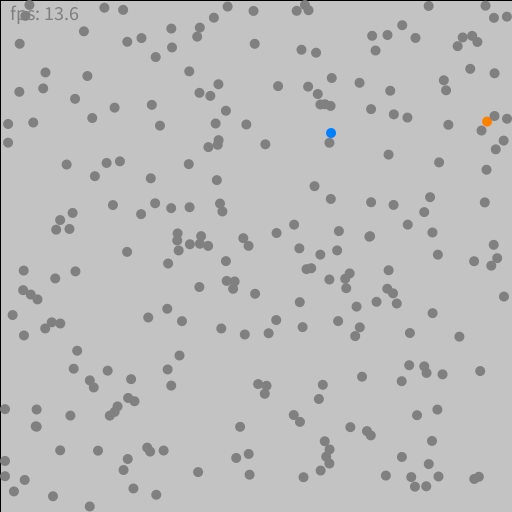
Frame 1 (no input)
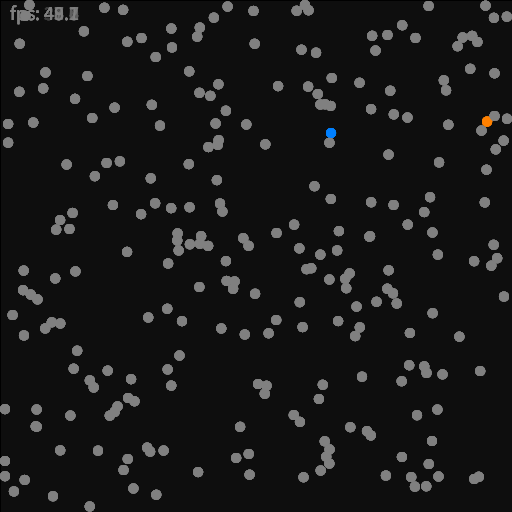
Frame 60 (the mouse pressed at the canvas centre just before this capture)
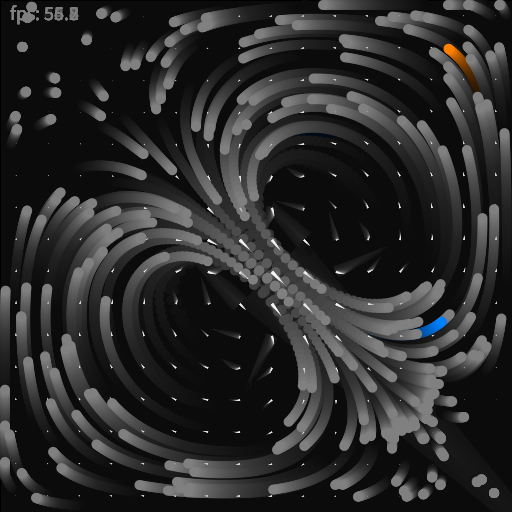
Frame 120 (the mouse held since frame 60 and released just before this capture)

The Processing sketch that drew these frames (run headless with seeded random() and noise(); from frame 60 on, the mouse is pressed at the canvas centre):

// Processing sketch: fluidTest
// ── fluidTest.pde
static final int numParticles=256;
    Particle[] particles = new Particle[numParticles ];
    float v = 1/30;
  
 static final double GRAVITY = 128;
    static final float BOUNCE_DAMPENING = 1/64;
    private float radius = 5;
  
    private boolean grav = false;
  
 int decay = color(0, 0, 0, 16); // black with 16/256 % opacity
  
NavierStokesSolver fluidSolver;
float visc, diff, vScale, velocityScale;
float  limitVelocity;
int oldMouseX = 1, oldMouseY = 1;
  
boolean vectors = true;
  
void setup() {
  
  size(512, 512);
  frameRate(60);
  
  fluidSolver = new NavierStokesSolver();
  
  visc = 0.00025f;
  diff = 0.03f;
  vScale = 0;
  velocityScale = 8;
  
  limitVelocity = 200;
  textSize(20);
  
  stroke(color(0));
  fill(color(0));
  
  initParticles();
}
  
  
private void initParticles() {
          for (int i = 0; i < numParticles ; i++) {
            float x = random(0, width);
            float y = random(0, height);
            particles[i] = new Particle(x, y, radius);
            particles[i].charge = (float) 0.5;
        }
}
  
public void draw() {
  
  handleMouseMotion();
  
//  background(0, 0,0,256);
  
  fill(0, 0,0,11);
  
  rect(0,0,width,height);
  
  float dt = 1 / frameRate;
  fluidSolver.tick(dt, visc, diff);
  
  if (vectors)
    drawMotionVectorsImmediate( vScale*1.4);
  
  vScale = velocityScale * 60. / frameRate;
  drawParticles();
  
  stroke(256);
   
  text("fps: " + nf(frameRate, 2, 1), 10, 20);
}
  
  int c = color(64,128,256); // particle pixel color
  
  
private void drawParticles() {
    noStroke();
        particles[0].charge = 0;
        particles[1].charge = 1;
        updateParticles();
          
 for (int i = 0; i < numParticles; i++) {
            float ladung = particles[i].charge;
            fill((int) (128 + (ladung - 0.5) * 256),128,
                    (int) (128 - (ladung - 0.5) * 256));
            int d = parseInt(particles[i].radius * 2);
            ellipse((float) particles[i].posX, (float) particles[i].posY, d, d);
        }
 int n = NavierStokesSolver.N;
  float cellHeight = height / n;
  float cellWidth = width / n;
  
  
  for (int i = 0; i < numParticles - 1; i++) {
      Particle p =  particles[i];
    if (p != null) {
  
      int cellX = floor(p.posX / cellWidth);
      int cellY = floor(p.posY / cellHeight);
      float dx =  fluidSolver.getDx(cellX, cellY);
      float dy =  fluidSolver.getDy(cellX, cellY);
  
      float lX = p.posX - cellX * cellWidth - cellWidth / 2;
      float lY = p.posY - cellY * cellHeight - cellHeight / 2;
  
      int v, h, vf, hf;
  
      if (lX > 0) {
        v = Math.min(n, cellX + 1);
        vf = 1;
      }
      else {
        v = Math.max(0, cellX - 1);
        vf = -1;
      }
  
      if (lY > 0) {
        h = Math.min(n, cellY + 1);
        hf = 1;
      }
      else {
        h = Math.max(0, cellY - 1);
        hf = -1;
      }
  
      float dxv =  fluidSolver.getDx(v, cellY);
      float dxh =  fluidSolver.getDx(cellX, h);
      float dxvh =  fluidSolver.getDx(v, h);
  
      float dyv =  fluidSolver.getDy(v, cellY);
      float dyh =  fluidSolver.getDy(cellX, h);
      float dyvh =  fluidSolver.getDy(v, h);
  
      dx = lerp(lerp(dx, dxv, vf * lX / cellWidth),
      lerp(dxh, dxvh, vf * lX / cellWidth),
      hf * lY / cellHeight);
  
      dy = lerp(lerp(dy, dyv, vf * lX / cellWidth),
      lerp(dyh, dyvh, vf * lX / cellWidth),
      hf * lY / cellHeight);
  
      p.posX += dx * vScale;
      p.posY += dy * vScale;
 /*
      if (p.posX < 0 || p.posX >= width) {
        p.posX = random(width);
      }
      if (p.posY < 0 || p.posY >= height) {
        p.posY = random(height);
      }
      */
    }
  }
}
  
private void drawMotionVectorsImmediate(float l) {
  int n = NavierStokesSolver.N;
  float cellHeight = height / n;
  float cellWidth = width / n;
  float dx, dy, x, y, x1, y1, x2, y2, x3, y3;
  int i, j;
  
  float thick = 0.1f;
  
  beginShape(TRIANGLES);
  
//  noStroke();
//stroke(256,128,0, 96);
fill(256, 256, 256, 128);
//noFill();
  for (i = 0; i < n; i++) {
    for (j = 0; j < n; j++) {
  
      dx =  fluidSolver.getDx(i, j);
      dy =  fluidSolver.getDy(i, j);
  
      x = cellWidth / 2 + cellWidth * i;
      y = cellHeight / 2 + cellHeight * j;
  
      x1 = x + dx * l;
      y1 = y + dy * l;
  
      x2 = x + dy * l * thick;
      y2 = y - dx * l * thick;
  
      x3 = x - dy * l * thick;
      y3 = y + dx * l * thick;
  
      // normal(0, 0, 1f);
      vertex(x1, y1);
      vertex(x2, y2);
      vertex(x3, y3);
    }
  }
  endShape();
}
  
private void handleMouseMotion() {
  mouseX = max(1, mouseX);
  mouseY = max(1, mouseY);
  
  int n = NavierStokesSolver.N;
  float cellHeight = height / n;
  float cellWidth = width / n;
  
  float mouseDx = mouseX - oldMouseX;
  float mouseDy = mouseY - oldMouseY;
  int cellX = floor(mouseX / cellWidth);
  int cellY = floor(mouseY / cellHeight);
  
//  mouseDx = (abs(mouseDx) > limitVelocity) ? Math.signum(mouseDx) * limitVelocity : mouseDx;
//  mouseDy = (abs(mouseDy) > limitVelocity) ? Math.signum(mouseDy) * limitVelocity : mouseDy;
  
  fluidSolver.applyForce(cellX, cellY, mouseDx, mouseDy);
  
  oldMouseX = mouseX;
  oldMouseY = mouseY;
}
  
/**
 * Java implementation of the Navier-Stokes-Solver from
 * http://www.dgp.toronto.edu/people/stam/reality/Research/pdf/GDC03.pdf
 */
public class NavierStokesSolver {
  final static int N = 16;
  final static int SIZE = (N + 2) * (N + 2);
  float[] u = new float[SIZE];
  float[] v = new float[SIZE];
  float[] u_prev = new float[SIZE];
  float[] v_prev = new float[SIZE];
  //    float[] dense = new float[SIZE];
  //    float[] dense_prev = new float[SIZE];
  
  public NavierStokesSolver() {
  }
  
  public float getDx(int x, int y) {
    return u[INDEX(x + 1, y + 1)];
  }
  
  public float getDy(int x, int y) {
    return v[INDEX(x + 1, y + 1)];
  }
  
  public void applyForce(int cellX, int cellY, float vx, float vy) {
    cellX += 1;
    cellY += 1;
    float dx = u[INDEX(cellX, cellY)];
    float dy = v[INDEX(cellX, cellY)];
  
    u[INDEX(cellX, cellY)] = (vx != 0) ? lerp( vx,
     dx, 0.85f) : dx;
    v[INDEX(cellX, cellY)] = (vy != 0) ? lerp( vy,
     dy, 0.85f) : dy;
  }
  
  void tick(float dt, float visc, float diff) {
    vel_step(u, v, u_prev, v_prev, visc, dt);
    //      dens_step(dense, dense_prev, u, v, diff, dt);
  }
  
  final int INDEX(int i, int j) {
    return i + (N + 2) * j;
  }
  
  float[] tmp = new float[SIZE];
  
  final void SWAP(float[] x0, float[] x) { // not longer used anyway
    System.arraycopy(x0, 0, tmp, 0, SIZE);
    System.arraycopy(x, 0, x0, 0, SIZE);
    System.arraycopy(tmp, 0, x, 0, SIZE);
  }
  
  void add_source(float[] x, float[] s, float dt) {
    int i, size = (N + 2) * (N + 2);
    for (i = 0; i < size; i++)
      x[i] += dt * s[i];
  }
  
  void diffuse(int b, float[] x, float[] x0, float diff, float dt) {
    int i, j, k;
    float a = dt * diff * N * N;
    for (k = 0; k < 20; k++) {
      for (i = 1; i <= N; i++) {
        for (j = 1; j <= N; j++) {
          x[INDEX(i, j)] = (x0[INDEX(i, j)] + a
            * (x[INDEX(i - 1, j)] + x[INDEX(i + 1, j)]
            + x[INDEX(i, j - 1)] + x[INDEX(i, j + 1)]))
            / (1 + 4 * a);
        }
      }
      set_bnd(b, x);
    }
  }
  
  void advect(int b, float[] d, float[] d0, float[] u, float[] v,
  float dt) {
    int i, j, i0, j0, i1, j1;
    float x, y, s0, t0, s1, t1, dt0;
    dt0 = dt * N;
    for (i = 1; i <= N; i++) {
      for (j = 1; j <= N; j++) {
        x = i - dt0 * u[INDEX(i, j)];
        y = j - dt0 * v[INDEX(i, j)];
        if (x < 0.5)
          x = 0.5;
        if (x > N + 0.5)
          x = N + 0.5;
        i0 = (int) x;
        i1 = i0 + 1;
        if (y < 0.5)
          y = 0.5;
        if (y > N + 0.5)
          y = N + 0.5;
        j0 = (int) y;
        j1 = j0 + 1;
        s1 = x - i0;
        s0 = 1 - s1;
        t1 = y - j0;
        t0 = 1 - t1;
        d[INDEX(i, j)] = s0
          * (t0 * d0[INDEX(i0, j0)] + t1 * d0[INDEX(i0, j1)])
          + s1
            * (t0 * d0[INDEX(i1, j0)] + t1 * d0[INDEX(i1, j1)]);
      }
    }
    set_bnd(b, d);
  }
  
  void set_bnd(int b, float[] x) {
    int i;
    for (i = 1; i <= N; i++) {
      x[INDEX(0, i)] = (b == 1) ? -x[INDEX(1, i)] : x[INDEX(1, i)];
      x[INDEX(N + 1, i)] = b == 1 ? -x[INDEX(N, i)] : x[INDEX(N, i)];
      x[INDEX(i, 0)] = b == 2 ? -x[INDEX(i, 1)] : x[INDEX(i, 1)];
      x[INDEX(i, N + 1)] = b == 2 ? -x[INDEX(i, N)] : x[INDEX(i, N)];
    }
    x[INDEX(0, 0)] = 0.5 * (x[INDEX(1, 0)] + x[INDEX(0, 1)]);
    x[INDEX(0, N + 1)] = 0.5 * (x[INDEX(1, N + 1)] + x[INDEX(0, N)]);
    x[INDEX(N + 1, 0)] = 0.5 * (x[INDEX(N, 0)] + x[INDEX(N + 1, 1)]);
    x[INDEX(N + 1, N + 1)] = 0.5 * (x[INDEX(N, N + 1)] + x[INDEX(N + 1, N)]);
  }
  
  void dens_step(float[] x, float[] x0, float[] u, float[] v,
  float diff, float dt) {
    add_source(x, x0, dt);
    SWAP(x0, x);
    diffuse(0, x, x0, diff, dt);
    SWAP(x0, x);
    advect(0, x, x0, u, v, dt);
  }
  
  void vel_step(float[] u, float[] v, float[] u0, float[] v0,
  float visc, float dt) {
    //      add_source(u, u0, dt);
    //      add_source(v, v0, dt);
    //      SWAP(u0, u);
    //      diffuse(1, u, u0, visc, dt);
    //      SWAP(v0, v);
    //      diffuse(2, v, v0, visc, dt);
    //      project(u, v, u0, v0);
    //      SWAP(u0, u);
    //      SWAP(v0, v);
    //      advect(1, u, u0, u0, v0, dt);
    //      advect(2, v, v0, u0, v0, dt);
    //      project(u, v, u0, v0);
  
    diffuse(1, u, u, visc, dt);
    diffuse(2, v, v, visc, dt);
    project(u, v, u0, v0);
  }
  
  void project(float[] u, float[] v, float[] p, float[] div) {
    int i, j, k;
    float h;
    h = 1.0 / N;
    for (i = 1; i <= N; i++) {
      for (j = 1; j <= N; j++) {
        div[INDEX(i, j)] = -0.5
          * h
          * (u[INDEX(i + 1, j)] - u[INDEX(i - 1, j)]
          + v[INDEX(i, j + 1)] - v[INDEX(i, j - 1)]);
        p[INDEX(i, j)] = 0;
      }
    }
    set_bnd(0, div);
    set_bnd(0, p);
    for (k = 0; k < 20; k++) {
      for (i = 1; i <= N; i++) {
        for (j = 1; j <= N; j++) {
          p[INDEX(i, j)] = (div[INDEX(i, j)] + p[INDEX(i - 1, j)]
            + p[INDEX(i + 1, j)] + p[INDEX(i, j - 1)] + p[INDEX(
          i, j + 1)]) / 4;
        }
      }
      set_bnd(0, p);
    }
    for (i = 1; i <= N; i++) {
      for (j = 1; j <= N; j++) {
        u[INDEX(i, j)] -= 0.5
          * (p[INDEX(i + 1, j)] - p[INDEX(i - 1, j)]) / h;
        v[INDEX(i, j)] -= 0.5
          * (p[INDEX(i, j + 1)] - p[INDEX(i, j - 1)]) / h;
      }
    }
    set_bnd(1, u);
    set_bnd(2, v);
  }
}
private void updateParticles() {
        for (int i = 0; i < numParticles; i++) {
            Particle particle = particles[i];
  
            // bounce off bottom
            if (particle.posY > height - particle.radius) {
                particle.vY = -abs(particle.vY) * (1 - BOUNCE_DAMPENING);
                particle.posY = height - particle.radius;
            }
  
            // bounce off ceiling
            if (particle.posY < particle.radius) {
                particle.vY = abs(particle.vY) * (1 - BOUNCE_DAMPENING);
                particle.posY = particle.radius;
            }
  
            // bounce off left border
            if (particle.posX < particle.radius) {
                particle.vX = abs(particle.vX) * (1 - BOUNCE_DAMPENING);
                particle.posX = particle.radius;
            }
  
            // bounce off right border
            if (particle.posX > width - particle.radius) {
                particle.vX = -abs(particle.vX) * (1 - BOUNCE_DAMPENING);
                particle.posX = width - particle.radius;
            }
  
            // apply interactive gravity
            applyMouseGravity(particle);
  
            // inter particle
            for (int j = i+1; j < numParticles; j++) {
  
                // bounce
                particles[i].applyElectroStaticForce(particles[j]);
                particles[i].bounce(particles[j]);
            }
  
            // apply Gravity
            if (grav) {
                particle.vY += GRAVITY * 0.1 * v;
            }
  
  
            // move it
            particle.tick();
        }
  
    }
  
    private void applyMouseGravity(Particle particle) {
        if (mousePressed) {
            float d = sqrt(pow(particle.posX - mouseX, 2)
                    + pow(particle.posY - mouseY, 2))
                    * (float) 2.0;
            float ang = atan2(particle.posX - mouseX, particle.posY - mouseY);
            float F = (float) 24 * v;
            if (mouseButton == RIGHT) {
                F = -F;
            }
  
            particle.vX += sin(ang) * F;
            particle.vY += cos(ang) * F;
        }
    }
  
    class Particle {
  
        float posX;
        float posY;
  
        float vX = 0;
        float vY = 0;
  
        float radius;
  
        float charge = 0;
  
        public Particle(float x, float y, float r) {
            posX = x;
            posY = y;
            radius = r;
        }
  
        public float getVelocity() {
            return sqrt(vX * vX + vY * vY);
        }
  
        public float getMotionDirection() {
            return atan2(vX, vY);
        }
  
        public void tick() {
            posX += vX * v;
            posY += vY * v;
        }
          
        public void applyElectroStaticForce(Particle theOtherParticle){
            float d = sqrt(pow((float) (theOtherParticle.posX - posX), 2)
                    + pow((float) (theOtherParticle.posY - posY), 2))*((float)0.8);
              
            float v = (float) 127/(d*d);
            v*= (charge-0.5)*(theOtherParticle.charge-0.5);
              
            float dx = (theOtherParticle.posX - posX);
            float dy = (theOtherParticle.posY - posY);
              
            dx *= v;
            dy *= v;
              
            vX -= dx;
            vY -= dy;
            theOtherParticle.vX += dx;
            theOtherParticle.vY += dy;
        }
  
        public void bounce(Particle theOtherParticle) {
            if (hit(theOtherParticle)) {
                charge = (float) ((charge + theOtherParticle.charge)*0.5);
                theOtherParticle.charge = charge;
                float commonTangentAngle = atan2(
                        (float) (posX - theOtherParticle.posX),
                        (float) (posY - theOtherParticle.posY))
                        + asin(1);
  
                float v1 = theOtherParticle.getVelocity();
                float v2 = getVelocity();
                float w1 = theOtherParticle.getMotionDirection();
                float w2 = getMotionDirection();
  
                theOtherParticle.vX = sin(commonTangentAngle) * v1
                        * cos(w1 - commonTangentAngle)
                        + cos(commonTangentAngle) * v2
                        * sin(w2 - commonTangentAngle);
                theOtherParticle.vY = cos(commonTangentAngle) * v1
                        * cos(w1 - commonTangentAngle)
                        - sin(commonTangentAngle) * v2
                        * sin(w2 - commonTangentAngle);
                vX = sin(commonTangentAngle) * v2
                        * cos(w2 - commonTangentAngle)
                        + cos(commonTangentAngle) * v1
                        * sin(w1 - commonTangentAngle);
                vY = cos(commonTangentAngle) * v2
                        * cos(w2 - commonTangentAngle)
                        - sin(commonTangentAngle) * v1
                        * sin(w1 - commonTangentAngle);
  
                theOtherParticle.vX *= (1 - BOUNCE_DAMPENING);
                theOtherParticle.vY *= (1 - BOUNCE_DAMPENING);
                vX *= (1 - BOUNCE_DAMPENING);
                vY *= (1 - BOUNCE_DAMPENING);
  
            }
        }
  
        private boolean hit(Particle theOtherParticle) {
            return (sqrt(pow((float) (theOtherParticle.posX - posX), 2)
                    + pow((float) (theOtherParticle.posY - posY), 2)) < (theOtherParticle.radius + radius))
                    && (sqrt(pow((float) (theOtherParticle.posX - posX), 2)
                            + pow((float) (theOtherParticle.posY - posY), 2)) > sqrt(pow(
                            (float) (theOtherParticle.posX
                                    + theOtherParticle.vX*v - posX - vX*v), 2)
                            + pow((float) (theOtherParticle.posY
                                    + theOtherParticle.vY*v - posY - vY*v), 2)));
        }
  
    }
